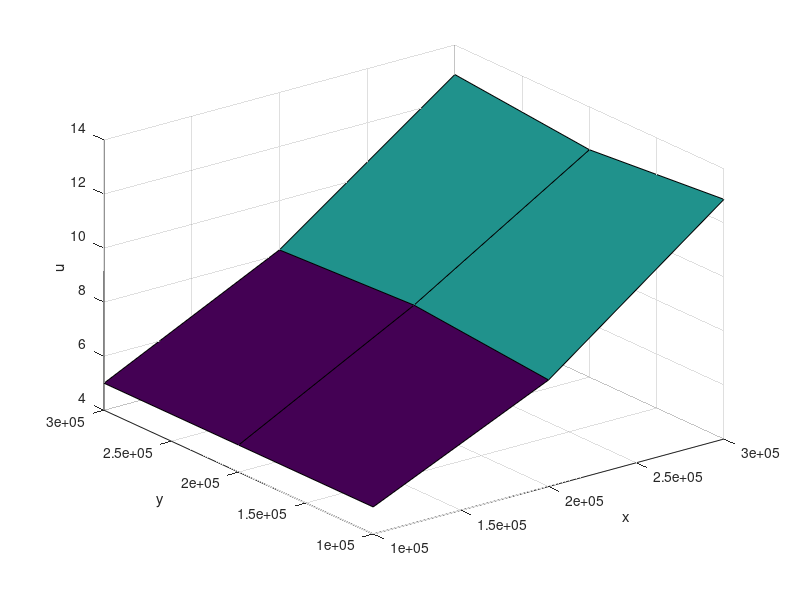

Source code (MATLAB):
STEP_LENGTH = 100000;
STEP_COUNT = 3;
DT = 3600;
TIMESTEP_COUNT = 4;

u = [5.3 4.5 3.9 1.3 3.2 5.2 4.9 3.9 3.9];
v = [0 0 0 2.4 2.0 1.2 0 0 0];
T0 = [5 10 15 5 10 15 5 10 15];

uCoefs = (diag(u + v, 0) ...
          - diag(u(2:end) .* [1 1 0 1 1 0 1 1], -1)...
          - diag(v(4:end), -3))...
          / STEP_LENGTH;

rhs = [(u(1) * T0(1)) 0 0 (u(4) * T0(4)) 0 0 (u(7) * T0(7)) 0 0]'...
      / STEP_LENGTH;

result = zeros(9, TIMESTEP_COUNT);
result(:,1) = T0;
for ti = 2 : TIMESTEP_COUNT
  result(:,ti) = result(:,ti-1) + DT * (-uCoefs * result(:,ti-1) + rhs);
end

% piirto

% muokataan ratkaisu 3D-matriisiksi jossa x-, y- ja t-ulottuvuudet
resultMats = zeros(STEP_COUNT, STEP_COUNT, TIMESTEP_COUNT);
for ti = 1 : TIMESTEP_COUNT
  for xi = 1 : STEP_COUNT
    for yi = 1 : STEP_COUNT
      resultMats(yi, xi, ti) = result((yi-1) * STEP_COUNT + xi, ti);
    end
  end
end

x = STEP_LENGTH : STEP_LENGTH : 3 * STEP_LENGTH;
y = STEP_LENGTH : STEP_LENGTH : 3 * STEP_LENGTH;
figure
s = surf(x, y, resultMats(:,:,1));

for ti = 1 : TIMESTEP_COUNT
  xlabel('x')
  ylabel('y')
  zlabel('u')
  set(s, 'ZData', resultMats(:,:,ti));
  pause(1.0);
end

